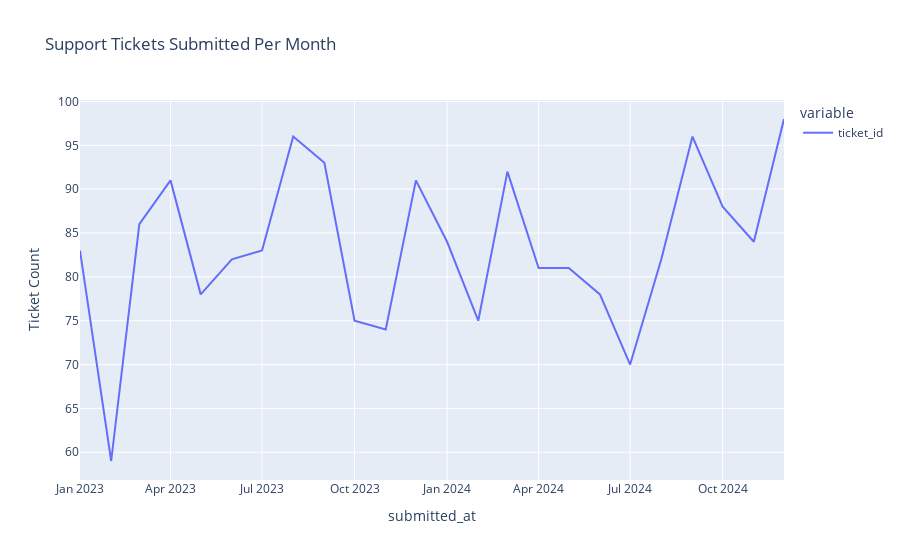

Here is the notebook cell this chart was saved with:
### Code cell
fig = px.line(
    tickets_ts,
    title="Support Tickets Submitted Per Month",
    labels={"value": "Ticket Count", "index": "Month"},
)
fig.show()

### Figure 1 — Plotly figure (JSON) as saved in the notebook; plotly's stock layout.template omitted (floating-point values rounded to 4 significant figures)
{"data": [{"hovertemplate": "variable=ticket_id<br>submitted_at=%{x}<br>Ticket Count=%{y}<extra></extra>", "legendgroup": "ticket_id", "line": {"color": "#636efa", "dash": "solid"}, "marker": {"symbol": "circle"}, "mode": "lines", "name": "ticket_id", "orientation": "v", "showlegend": true, "type": "scatter", "x": ["2023-01-01T00:00:00.000000000", "2023-02-01T00:00:00.000000000", "2023-03-01T00:00:00.000000000", "2023-04-01T00:00:00.000000000", "2023-05-01T00:00:00.000000000", "2023-06-01T00:00:00.000000000", "2023-07-01T00:00:00.000000000", "2023-08-01T00:00:00.000000000", "2023-09-01T00:00:00.000000000", "2023-10-01T00:00:00.000000000", "2023-11-01T00:00:00.000000000", "2023-12-01T00:00:00.000000000", "2024-01-01T00:00:00.000000000", "2024-02-01T00:00:00.000000000", "2024-03-01T00:00:00.000000000", "2024-04-01T00:00:00.000000000", "2024-05-01T00:00:00.000000000", "2024-06-01T00:00:00.000000000", "2024-07-01T00:00:00.000000000", "2024-08-01T00:00:00.000000000", "2024-09-01T00:00:00.000000000", "2024-10-01T00:00:00.000000000", "2024-11-01T00:00:00.000000000", "2024-12-01T00:00:00.000000000"], "xaxis": "x", "y": [83, 59, 86, 91, 78, 82, 83, 96, 93, 75, 74, 91, 84, 75, 92, 81, 81, 78, 70, 82, 96, 88, 84, 98], "yaxis": "y"}], "layout": {"legend": {"title": {"text": "variable"}, "tracegroupgap": 0}, "title": {"text": "Support Tickets Submitted Per Month"}, "xaxis": {"anchor": "y", "domain": [0, 1], "title": {"text": "submitted_at"}}, "yaxis": {"anchor": "x", "domain": [0, 1], "title": {"text": "Ticket Count"}}}}
